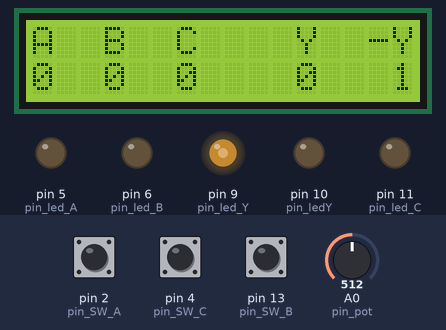
This sketch was run on a simulated Arduino Uno, built with avr-gcc and run on an emulated ATmega328P. Shown: 16×2 character LCD, output pins drawn as LEDs (lit = HIGH). Inputs (shaded band) come from the test bench; at power-on: pin 2 (pin_SW_A) HIGH, pin 4 (pin_SW_C) HIGH, pin 13 (pin_SW_B) HIGH, A0 (pin_pot) = 512.

Above: at 1.2 s.
1.3 s: pin 2 (pin_SW_A) pulled LOW for 0.4 s
At 1.8 s:
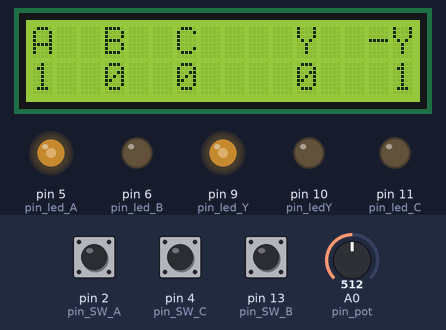
3.5 s: pin 4 (pin_SW_C) pulled LOW for 0.4 s
At 3.79 s:
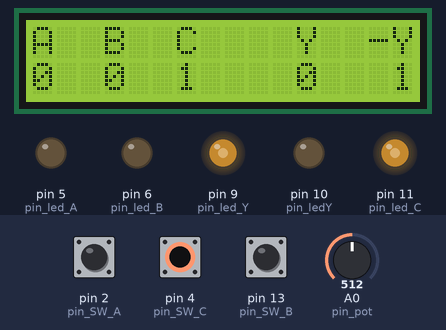
5.4 s: pin 13 (pin_SW_B) pulled LOW for 0.4 s
At 5.73 s:
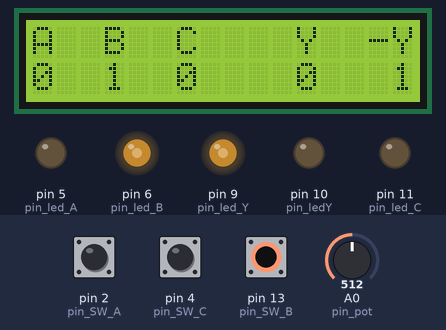
7.3 s: A0 (pin_pot) set to 716
At 8.7 s:
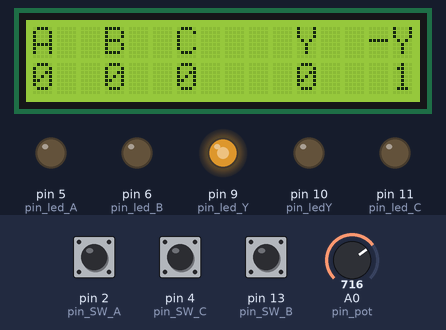
9.0 s: A0 (pin_pot) set to 900
At 10.3 s:
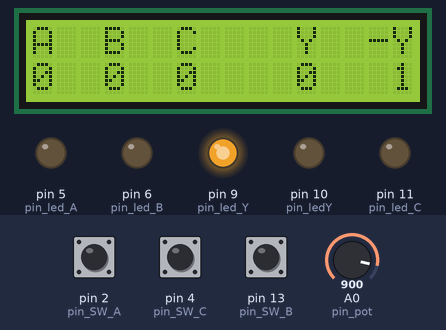
10.6 s: pin 2 (pin_SW_A) pulled LOW for 1 s
At 11.5 s:
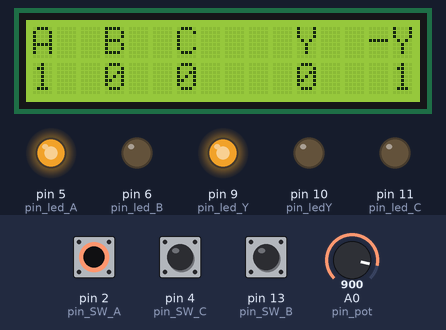
Timing chart, 0 to 13.6 s (numbered marks = the images above; inputs shaded):
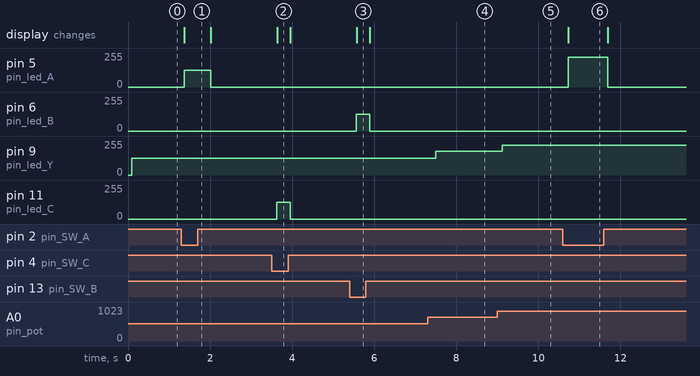

Measured:
- after the input at 1.3 s, pin 5 (pin_led_A): 0/255 → 127/255 after 0.07 s, → 0/255 0.65 s later; the display: changes after 0.08 s (image 1)
- after the input at 3.5 s, pin 11 (pin_led_C): 0/255 → 127/255 after 0.13 s, → 0/255 0.32 s later; the display: changes after 0.13 s (image 2)
- after the input at 5.4 s, pin 6 (pin_led_B): 0/255 → 127/255 after 0.17 s, → 0/255 0.32 s later; the display: changes after 0.17 s (image 3)
- after the input at 7.3 s, pin 9 (pin_led_Y): 127/255 → 178/255 after 0.21 s
- after the input at 9.0 s, pin 9 (pin_led_Y): 178/255 → 224/255 after 0.12 s
- after the input at 10.6 s, pin 5 (pin_led_A): 0/255 → 224/255 after 0.13 s, → 0/255 0.97 s later; the display: changes after 0.13 s (image 6)

The sketch:

LV05_ZAD05.ino
```cpp
// LCD
// Vcc = 5V
// SDA = A4
// SCL = A5

// potenciometar
// 1-5V 2-A0  3-GND


#include <Wire.h>
#include <LiquidCrystal_I2C.h>

LiquidCrystal_I2C lcd(0x27, 16, 2);  // ili 0x3F

int pin_SW_A = 2;
int pin_SW_B = 13;
int pin_SW_C = 4;

int pin_ledY = 10;
int pin_led_Y = 9;

int pin_led_A = 5;
int pin_led_B = 6;
int pin_led_C = 11;

int button_A, button_B, button_C;

int pin_pot = A0;
int AD_value = 0;

void setup() {
  lcd.begin();
  lcd.backlight();

  pinMode(pin_SW_A, INPUT_PULLUP);
  pinMode(pin_SW_B, INPUT_PULLUP);
  pinMode(pin_SW_C, INPUT_PULLUP);

  pinMode(pin_led_A, OUTPUT);
  pinMode(pin_led_B, OUTPUT);
  pinMode(pin_led_C, OUTPUT);

  pinMode(pin_ledY, OUTPUT);
  pinMode(pin_led_Y, OUTPUT);

  pinMode(pin_pot, INPUT);
}

void loop() {
  button_A = digitalRead(pin_SW_A);
  button_B = digitalRead(pin_SW_B);
  button_C = digitalRead(pin_SW_C);

  AD_value = analogRead(pin_pot);
  int nBright = map(AD_value, 0, 1023, 0, 255);

  lcd.clear();
  lcd.setCursor(0, 0);
  lcd.print("A");
  lcd.setCursor(3, 0);
  lcd.print("B");
  lcd.setCursor(6, 0);
  lcd.print("C");
  lcd.setCursor(11, 0);
  lcd.print("Y");
  lcd.setCursor(14, 0);
  lcd.print("-Y");

  lcd.setCursor(0, 1);
  lcd.print(!button_A);
  lcd.setCursor(3, 1);
  lcd.print(!button_B);
  lcd.setCursor(6, 1);
  lcd.print(!button_C);

  if(button_A == 0){
    analogWrite(pin_led_A, nBright);
  }
  else{
    digitalWrite(pin_led_A, LOW);
  }

  if(button_B == 0){
    analogWrite(pin_led_B, nBright);
  }
  else{
    digitalWrite(pin_led_B, LOW);
  }

  if(button_C == 0){
    analogWrite(pin_led_C, nBright);
  }
  else{
    digitalWrite(pin_led_C, LOW);
  }


  if(button_A==0 && button_B==0 && button_C==0){
    lcd.setCursor(11, 1);
    lcd.print("1");
    lcd.setCursor(15, 1);
    lcd.print("0");

    analogWrite(pin_ledY, nBright);
    digitalWrite(pin_led_Y, LOW);
  }
  else{
    lcd.setCursor(11, 1);
    lcd.print("0");
    lcd.setCursor(15, 1);
    lcd.print("1");

    digitalWrite(pin_ledY, LOW);
    analogWrite(pin_led_Y, nBright);
  }
  delay(300);
}
```
